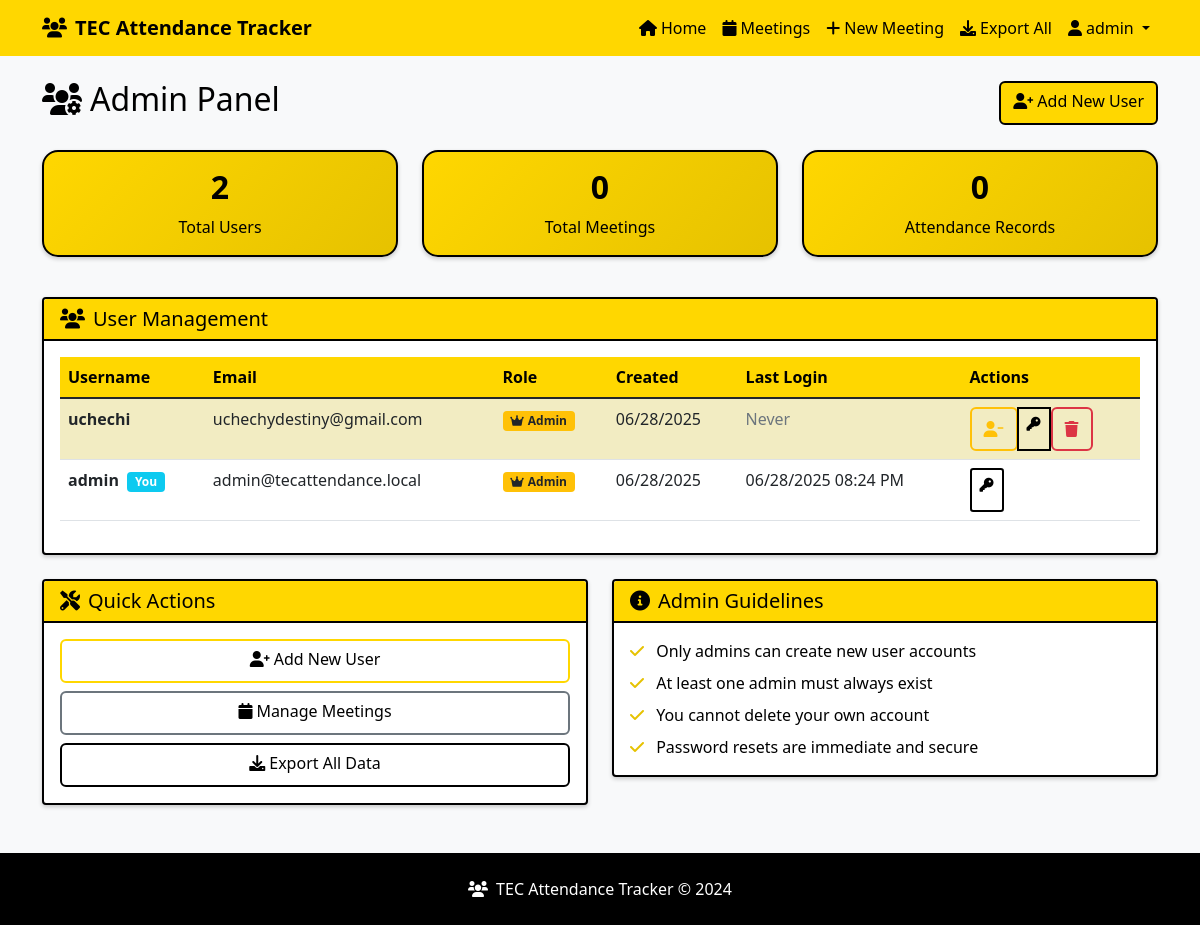
The page /admin (signed in) on the database its author committed.
### app.py (models this page shows, shortened)
class User(UserMixin, db.Model):
    id = db.Column(db.Integer, primary_key=True)
    username = db.Column(db.String(80), unique=True, nullable=False)
    email = db.Column(db.String(120), unique=True, nullable=False)
    password_hash = db.Column(db.String(120), nullable=False)
    is_admin = db.Column(db.Boolean, default=False)
    created_at = db.Column(db.DateTime, nullable=False, default=datetime.utcnow)
    last_login = db.Column(db.DateTime)

### app.py (the view)
@app.route('/admin')
@login_required
def admin_panel():
    if not current_user.is_admin:
        flash('Access denied. Admin privileges required.', 'danger')
        return redirect(url_for('index'))
    users = User.query.order_by(User.created_at.desc()).all()
    total_meetings = Meeting.query.count()
    total_attendance_records = Attendance.query.count()
    return render_template('admin_panel.html',
                         users=users,
                         total_meetings=total_meetings,
                         total_attendance_records=total_attendance_records)

### app.py (called while the page is built)
@login_manager.user_loader
def load_user(user_id):
    return User.query.get(int(user_id))

### templates/admin_panel.html (shortened to what this page needs)
{% extends "base.html" %}
{% block content %}
<div class="d-flex justify-content-between align-items-center mb-4">
    <h2>
        <i class="fas fa-users-cog me-2"></i>Admin Panel
    </h2>
    <a href="{{ url_for('admin_create_user') }}" class="btn btn-primary">
        <i class="fas fa-user-plus me-1"></i>Add New User
    </a>
</div>
<div class="row mb-4">
    <div class="col-md-4 mb-3">
        <div class="card stats-card">
            <div class="card-body text-center">
                <h3 class="stats-number">{{ users|length }}</h3>
                <p class="mb-0">Total Users</p>
            </div>
        </div>
    </div>
    <div class="col-md-4 mb-3">
        <div class="card stats-card">
            <div class="card-body text-center">
                <h3 class="stats-number">{{ total_meetings }}</h3>
                <p class="mb-0">Total Meetings</p>
            </div>
        </div>
    </div>
    <div class="col-md-4 mb-3">
        <div class="card stats-card">
            <div class="card-body text-center">
                <h3 class="stats-number">{{ total_attendance_records }}</h3>
                <p class="mb-0">Attendance Records</p>
            </div>
        </div>
    </div>
</div>
<div class="card">
    <div class="card-header">
        <h5 class="mb-0">
            <i class="fas fa-users me-2"></i>User Management
        </h5>
    </div>
    <div class="card-body">
        {% if users %}
            <div class="table-responsive">
                <table class="table table-striped">
                    <thead>
                        <tr>
                            <th>Username</th>
                            <th>Email</th>
                            <th>Role</th>
                            <th>Created</th>
                            <th>Last Login</th>
                            <th>Actions</th>
                        </tr>
                    </thead>
                    <tbody>
                        {% for user in users %}
                            <tr>
                                <td>
                                    <strong>{{ user.username }}</strong>
                                    {% if user.id == current_user.id %}
                                        <span class="badge bg-info ms-1">You</span>
                                    {% endif %}
                                </td>
                                <td>{{ user.email }}</td>
                                <td>
                                    {% if user.is_admin %}
                                        <span class="badge bg-warning text-dark">
                                            <i class="fas fa-crown me-1"></i>Admin
                                        </span>
                                    {% else %}
                                        <span class="badge bg-secondary">User</span>
                                    {% endif %}
                                </td>
                                <td>{{ user.created_at.strftime('%m/%d/%Y') }}</td>
                                <td>
                                    {% if user.last_login %}
                                        {{ user.last_login.strftime('%m/%d/%Y %I:%M %p') }}
                                    {% else %}
                                        <span class="text-muted">Never</span>
                                    {% endif %}
                                </td>
                                <td>
                                    <div class="btn-group btn-group-sm" role="group">
                                        {% if user.id != current_user.id %}
                                            <form method="POST" action="{{ url_for('admin_toggle_user_admin', user_id=user.id) }}" class="d-inline">
                                                <button type="submit" class="btn btn-outline-warning"
                                                        title="{% if user.is_admin %}Remove Admin{% else %}Make Admin{% endif %}"
                                                        onclick="return confirm('Are you sure you want to {% if user.is_admin %}remove admin privileges from{% else %}grant admin privileges to{% endif %} {{ user.username }}?')">
                                                    <i class="fas fa-{% if user.is_admin %}user-minus{% else %}user-shield{% endif %}"></i>
                                                </button>
                                            </form>
                                        {% endif %}
                                        <a href="{{ url_for('admin_reset_password', user_id=user.id) }}"
                                           class="btn btn-outline-info" title="Reset Password">
                                            <i class="fas fa-key"></i>
                                        </a>
                                        {% if user.id != current_user.id %}
                                            <form method="POST" action="{{ url_for('admin_delete_user', user_id=user.id) }}" class="d-inline">
                                                <button type="submit" class="btn btn-outline-danger"
                                                        title="Delete User"
                                                        onclick="return confirm('Are you sure you want to delete user {{ user.username }}? This action cannot be undone.')">
                                                    <i class="fas fa-trash"></i>
                                                </button>
                                            </form>
                                        {% endif %}
                                    </div>
                                </td>
                            </tr>
                        {% endfor %}
                    </tbody>
                </table>
            </div>
        {% endif %}
    </div>
</div>
<div class="row mt-4">
    <div class="col-md-6">
        <div class="card">
            <div class="card-header">
                <h5 class="mb-0">
                    <i class="fas fa-tools me-2"></i>Quick Actions
                </h5>
            </div>
            <div class="card-body">
                <div class="d-grid gap-2">
                    <a href="{{ url_for('admin_create_user') }}" class="btn btn-outline-primary">
                        <i class="fas fa-user-plus me-1"></i>Add New User
                    </a>
                    <a href="{{ url_for('meetings') }}" class="btn btn-outline-secondary">
                        <i class="fas fa-calendar me-1"></i>Manage Meetings
                    </a>
                    <a href="{{ url_for('export_all_data') }}" class="btn btn-outline-info">
                        <i class="fas fa-download me-1"></i>Export All Data
                    </a>
                </div>
            </div>
        </div>
    </div>
    <div class="col-md-6">
        <div class="card">
            <div class="card-header">
                <h5 class="mb-0">
                    <i class="fas fa-info-circle me-2"></i>Admin Guidelines
                </h5>
            </div>
            <div class="card-body">
                <ul class="list-unstyled mb-0">
                    <li class="mb-2">
                        <i class="fas fa-check text-success me-2"></i>
                        Only admins can create new user accounts
                    </li>
                    <li class="mb-2">
                        <i class="fas fa-check text-success me-2"></i>
                        At least one admin must always exist
                    </li>
                    <li class="mb-2">
                        <i class="fas fa-check text-success me-2"></i>
                        You cannot delete your own account
                    </li>
                    <li class="mb-0">
                        <i class="fas fa-check text-success me-2"></i>
                        Password resets are immediate and secure
                    </li>
                </ul>
            </div>
        </div>
    </div>
</div>
{% endblock %}

### templates/base.html (shortened to what this page needs)
<!DOCTYPE html>
<html lang="en">
<head>
    <link href="https://cdn.jsdelivr.net/npm/bootstrap@5.1.3/dist/css/bootstrap.min.css" rel="stylesheet">
    <link href="https://cdnjs.cloudflare.com/ajax/libs/font-awesome/6.0.0/css/all.min.css" rel="stylesheet">
    <link href="{{ url_for('static', filename='css/style.css') }}" rel="stylesheet">
</head>
<body>
    <nav class="navbar navbar-expand-lg navbar-dark">
        <div class="container">
            <a class="navbar-brand" href="{{ url_for('index') }}">
                <i class="fas fa-users me-2"></i>TEC Attendance Tracker
            </a>
            <div class="collapse navbar-collapse" id="navbarNav">
                <ul class="navbar-nav ms-auto">
                    <li class="nav-item">
                        <a class="nav-link" href="{{ url_for('index') }}">
                            <i class="fas fa-home me-1"></i>Home
                        </a>
                    </li>
                    <li class="nav-item">
                        <a class="nav-link" href="{{ url_for('meetings') }}">
                            <i class="fas fa-calendar me-1"></i>Meetings
                        </a>
                    </li>
                    <li class="nav-item">
                        <a class="nav-link" href="{{ url_for('new_meeting') }}">
                            <i class="fas fa-plus me-1"></i>New Meeting
                        </a>
                    </li>
                    <li class="nav-item">
                        <a class="nav-link" href="{{ url_for('export_all_data') }}">
                            <i class="fas fa-download me-1"></i>Export All
                        </a>
                    </li>
                    <li class="nav-item dropdown">
                        <a class="nav-link dropdown-toggle" href="#" id="navbarDropdown" role="button" data-bs-toggle="dropdown">
                            <i class="fas fa-user me-1"></i>{{ current_user.username }}
                        </a>
                    </li>
                </ul>
            </div>
        </div>
    </nav>
    <main class="container mt-4">
        {% block content %}{% endblock %}
    </main>
    <footer class="mt-5 py-4">
        <div class="container text-center">
            <p class="text-muted mb-0">
                <i class="fas fa-users me-2"></i>TEC Attendance Tracker &copy; 2024
            </p>
        </div>
    </footer>
</body>
</html>

### static/css/style.css (style rules this page uses)
:root { --primary-yellow: #ffd700; --primary-black: #000000; --primary-white: #ffffff; --dark-yellow: #e6c200; --light-yellow: #fff9cc; --gray-light: #f8f9fa; --gray-medium: #6c757d; }
body { background-color: var(--gray-light); color: var(--primary-black); }
.navbar-brand { font-weight: 600; color: var(--primary-black) !important; }
.navbar-dark { background-color: var(--primary-yellow) !important; }
.navbar-dark .navbar-nav .nav-link { color: var(--primary-black) !important; }
.card { border: 2px solid var(--primary-black); box-shadow: 0 0.125rem 0.25rem rgba(0, 0, 0, 0.2); transition: box-shadow 0.15s ease-in-out; background-color: var(--primary-white); }
.card-header { background-color: var(--primary-yellow); border-bottom: 2px solid var(--primary-black); color: var(--primary-black); font-weight: 600; }
.btn { border-radius: 0.375rem; font-weight: 500; border-width: 2px; }
.btn-primary { background-color: var(--primary-yellow); border-color: var(--primary-black); color: var(--primary-black); }
.btn-outline-primary { border-color: var(--primary-yellow); color: var(--primary-black); }
.btn-outline-secondary { border-color: var(--gray-medium); color: var(--primary-black); }
.btn-outline-info { border-color: var(--primary-black); color: var(--primary-black); }
.stats-card { background: linear-gradient(135deg, var(--primary-yellow) 0%, var(--dark-yellow) 100%); color: var(--primary-black); border-radius: 1rem; border: 2px solid var(--primary-black); }
.stats-number { font-size: 2rem; font-weight: 700; }
.table th { border-top: none; font-weight: 600; color: var(--primary-black); background-color: var(--primary-yellow); }
.table-striped > tbody > tr:nth-of-type(odd) > td { background-color: var(--light-yellow); }
.btn, .form-control, .list-group-item-action { min-height: 44px; }
.text-success { color: var(--dark-yellow) !important; }
footer { margin-top: auto; background-color: var(--primary-black) !important; color: var(--primary-white); }
footer .text-muted { color: var(--primary-white) !important; }

### rows shown on the page
User: username "admin", shows "You", email "admin@tecattendance.local", is_admin True (drawn), created_at "06/28/2025", last_login "06/28/2025 08:24 PM"
User: username "uchechi", email "uchechydestiny@gmail.com", is_admin True (drawn), created_at "06/28/2025", shows "Never"

### other values the page prints
{{ users|length }} "2"
{{ total_meetings }} "0"
{{ total_attendance_records }} "0"
